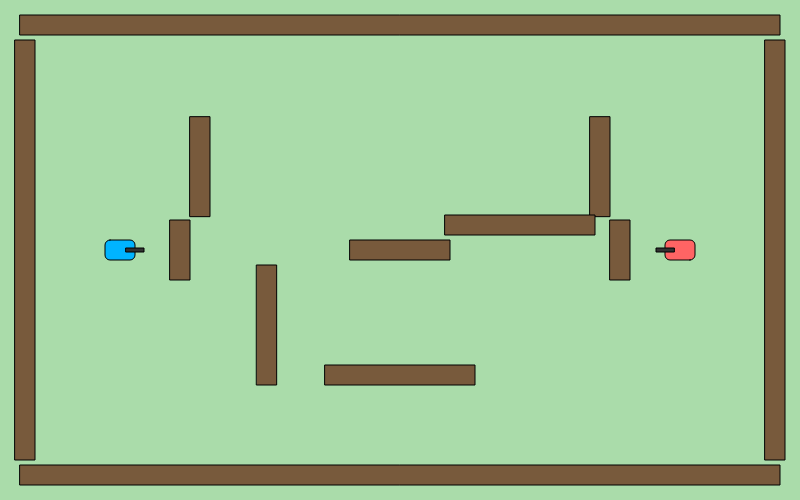
Frame 1 (no input)
Frame 60 (no input): identical to frame 1, image omitted
Frame 120 (the mouse pressed at the canvas centre since frame 60): identical to frame 1, image omitted

The p5.js sketch that drew this single still picture (run headless with seeded random() and noise() and a simulated clock; from frame 60 on, the mouse is pressed at the canvas centre):

// p5.js sketch
// ── sketch.js
// Tank Battle - Stationary Rotating Tanks
// Player 1: rotate with A/D, shoot SPACE
// Player 2: rotate with LEFT/RIGHT, shoot ENTER

let tank1, tank2;
let bullets = [];
let walls = [];

function setup() {
  createCanvas(800, 500);

  // Tanks
  tank1 = new Tank(120, height / 2, 0, color(0, 180, 255));   // Blue
  tank2 = new Tank(width - 120, height / 2, 180, color(255, 100, 100)); // Red

  // Outer arena walls
  walls.push(new Wall(width / 2, 25, width - 40, 20)); // Top
  walls.push(new Wall(width / 2, height - 25, width - 40, 20)); // Bottom
  walls.push(new Wall(25, height / 2, 20, height - 80)); // Left
  walls.push(new Wall(width - 25, height / 2, 20, height - 80)); // Right

  // Inner walls
  walls.push(new Wall(width / 2, height / 2, 100, 20));
  walls.push(new Wall(width / 4, height / 3, 20, 100));
  walls.push(new Wall(width * 0.75, height / 3, 20, 100));
  walls.push(new Wall(width / 2, height * 0.75, 150, 20));
  walls.push(new Wall(width / 3, height * 0.65, 20, 120));
  walls.push(new Wall(width * 0.65, height * 0.45, 150, 20));

  // Additional walls directly in front of the tanks
  walls.push(new Wall(tank1.x + 60, tank1.y, 20, 60)); // Blue tank front
  walls.push(new Wall(tank2.x - 60, tank2.y, 20, 60)); // Red tank front
}

function draw() {
  background(170, 220, 170);

  for (let w of walls) w.display();

  tank1.update();
  tank2.update();
  tank1.display();
  tank2.display();

  // Bullets
  for (let b of bullets) {
    b.update();

    for (let w of walls) {
      if (w.hits(b)) b.bounce(w);
    }

    b.display();
  }
}

// ================= CONTROLS =================
// Player 1 rotates: A/D + shoot SPACE
function keyPressed() {
  if (keyCode === 65) tank1.turnL = true;    // A
  if (keyCode === 68) tank1.turnR = true;    // D
  if (keyCode === 32) tank1.shoot();         // SPACE

  // Player 2 rotates: LEFT/RIGHT + shoot ENTER
  if (keyCode === LEFT_ARROW) tank2.turnL = true;
  if (keyCode === RIGHT_ARROW) tank2.turnR = true;
  if (keyCode === ENTER) tank2.shoot();
}

function keyReleased() {
  if (keyCode === 65) tank1.turnL = false;
  if (keyCode === 68) tank1.turnR = false;

  if (keyCode === LEFT_ARROW) tank2.turnL = false;
  if (keyCode === RIGHT_ARROW) tank2.turnR = false;
}

// ================= CLASSES =================
class Tank {
  constructor(x, y, angle, col) {
    this.x = x;
    this.y = y;
    this.angle = angle;
    this.col = col;
    this.turnL = false;
    this.turnR = false;
    this.reload = 0;
  }

  update() {
    // Rotation only
    if (this.turnL) this.angle -= 3;
    if (this.turnR) this.angle += 3;

    if (this.reload > 0) this.reload--;
  }

  shoot() {
    if (this.reload === 0) {
      let bx = this.x + cos(radians(this.angle)) * 20;
      let by = this.y + sin(radians(this.angle)) * 20;
      bullets.push(new Bullet(bx, by, this.angle));
      this.reload = 30;
    }
  }

  display() {
    push();
    translate(this.x, this.y);
    rotate(radians(this.angle));
    rectMode(CENTER);
    fill(this.col);
    rect(0, 0, 30, 20, 5);
    fill(50);
    rect(15, 0, 18, 4); // barrel
    pop();
  }
}

class Bullet {
  constructor(x, y, angle) {
    this.x = x;
    this.y = y;
    this.vx = cos(radians(angle)) * 6;
    this.vy = sin(radians(angle)) * 6;
  }

  update() {
    this.x += this.vx;
    this.y += this.vy;
  }

  bounce(wall) {
    let horizontal = wall.w > wall.h;
    if (horizontal) this.vy *= -1;
    else this.vx *= -1;
  }

  display() {
    fill(0);
    ellipse(this.x, this.y, 8);
  }
}

class Wall {
  constructor(x, y, w, h) {
    this.x = x;
    this.y = y;
    this.w = w;
    this.h = h;
  }

  display() {
    fill(120, 90, 60);
    rectMode(CENTER);
    rect(this.x, this.y, this.w, this.h);
  }

  hits(bullet) {
    return (
      bullet.x > this.x - this.w / 2 &&
      bullet.x < this.x + this.w / 2 &&
      bullet.y > this.y - this.h / 2 &&
      bullet.y < this.y + this.h / 2
    );
  }
}
